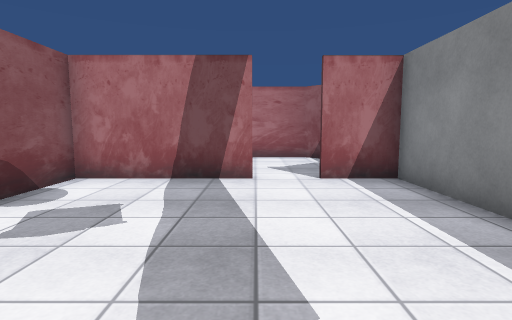
[1] (above)

24 first-person views from a walk through a Unity game level. The camera is 1.2 m above the floor, tilts 6° down and sees 80° across. Doors are open. The floor is counted in squares, 1 m on a side. Each view is taken from the middle of a square. On the plan, view 1 faces up. The plan holds only what a view shows up to about 13 squares ahead; the rest is blank. The player is left out. Some animated figures are not drawn. Some surface patterns are stand-ins.

[2]
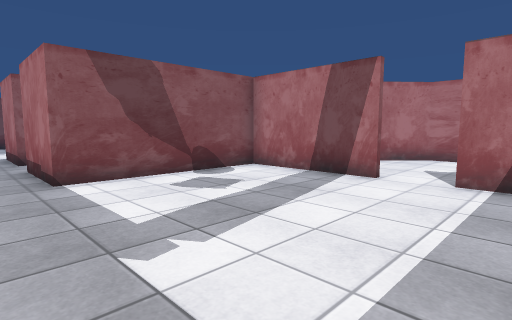

[3]
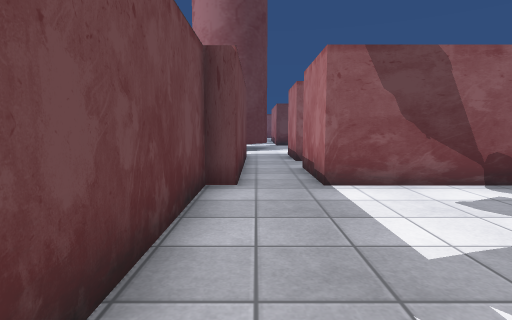

[4]
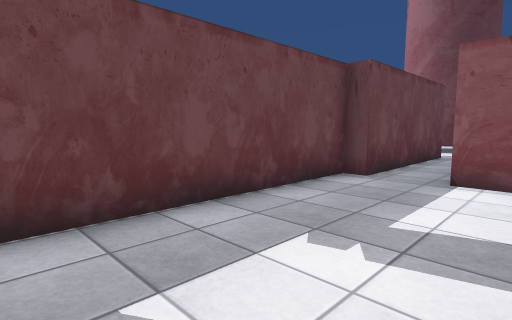

[5]
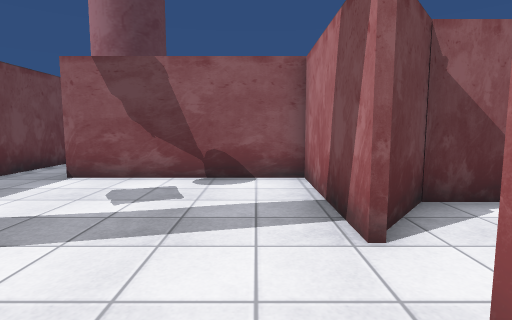

[6]
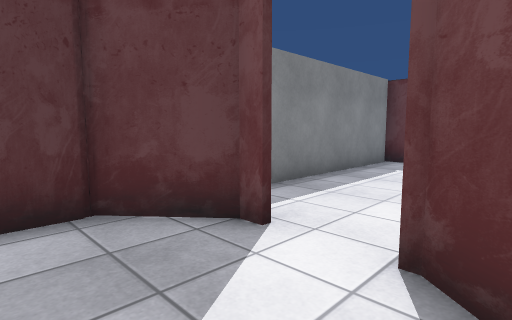

[7]
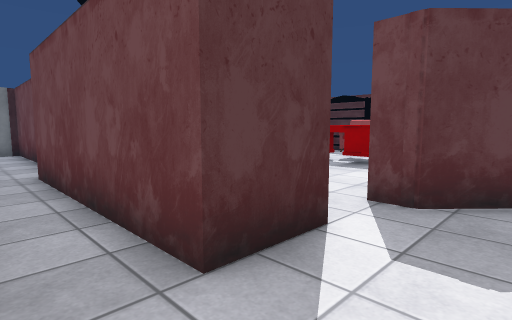

[8]
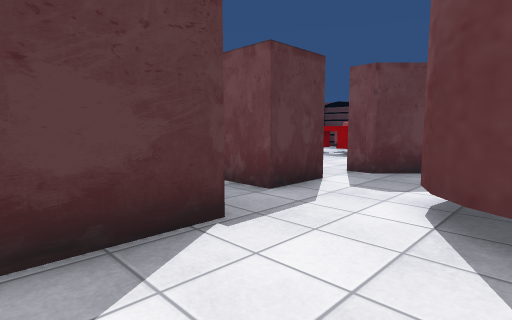

[9]
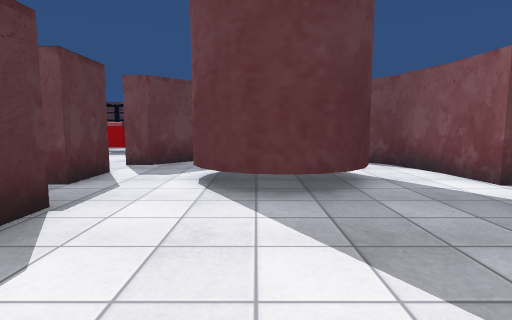

[10]
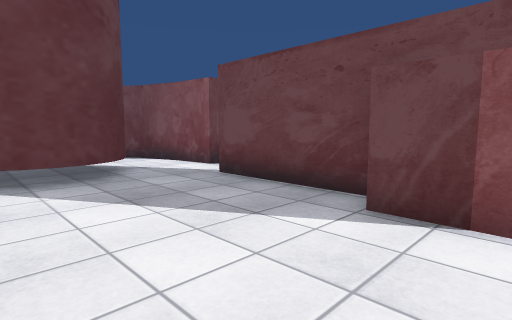

[11]
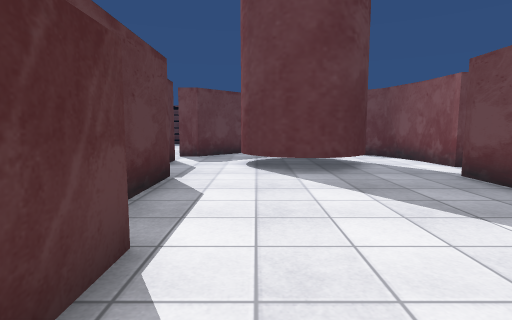

[12]
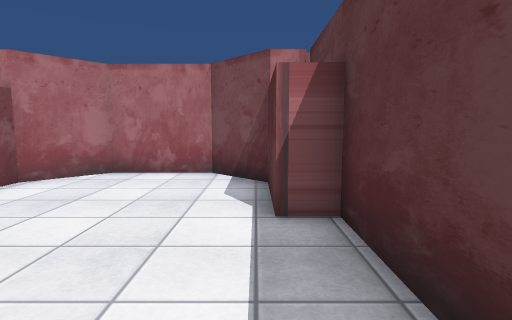

[13]
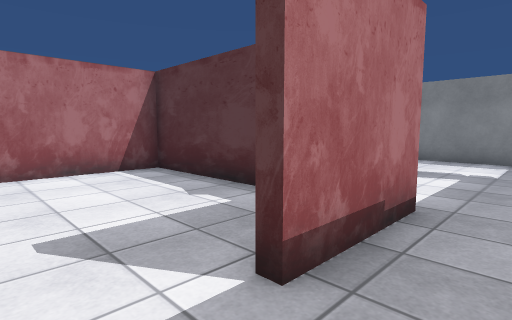

[14]
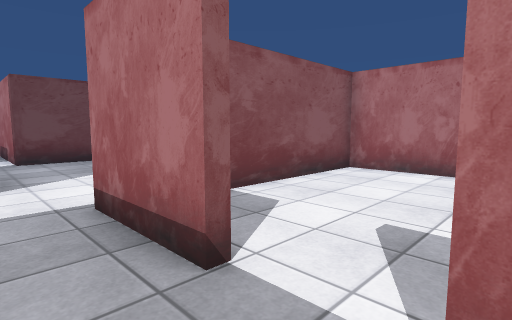

[15]
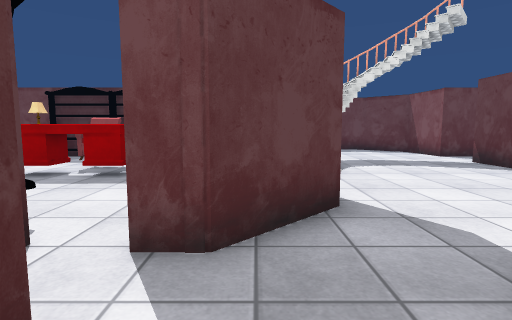

[16]
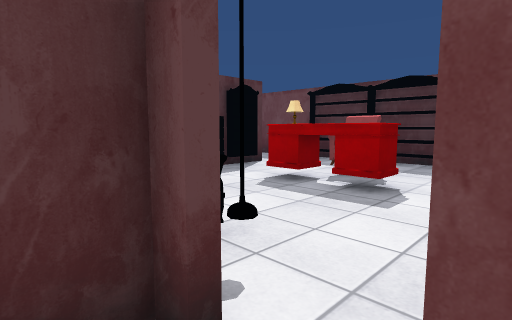

[17]
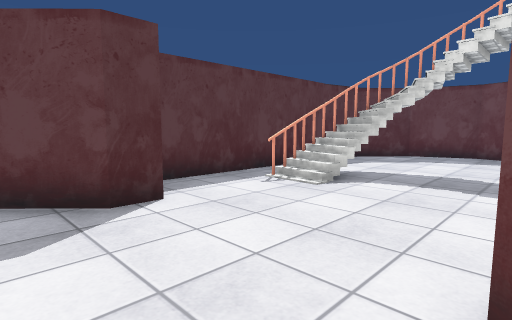

[18]
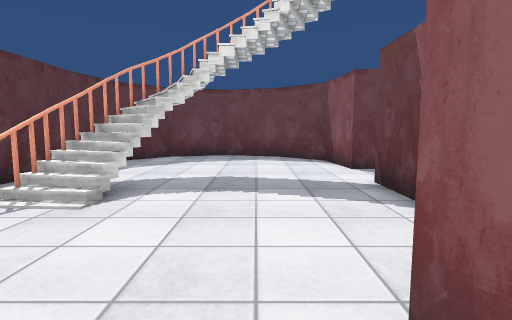

[19]
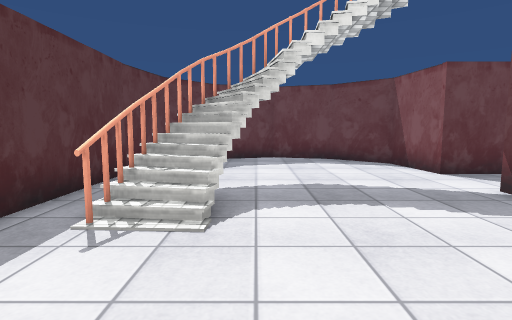

[20]
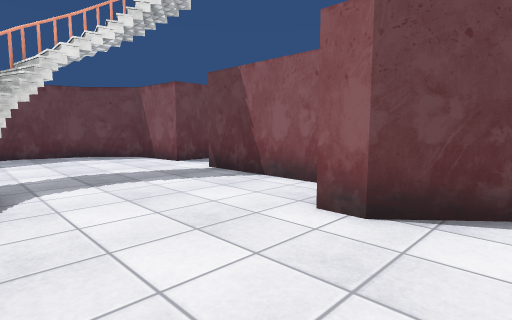

[21]
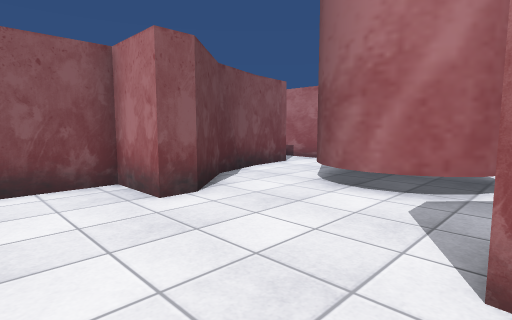

[22]
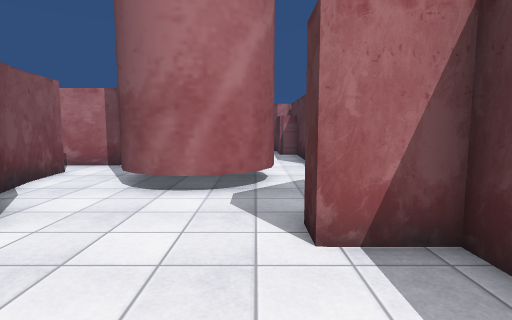

[23]
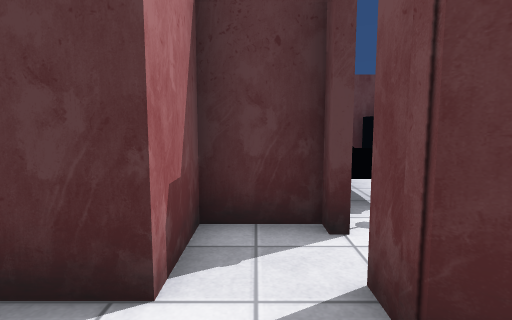

[24]
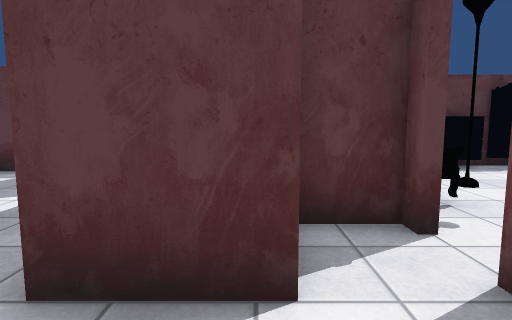

### Floor plan
Ten units are one square. View 1 is at (0, 0); x grows to the right and y downward. Boxes are objects, and circles mark ways between rooms. Rooms are numbered by the first view taken in them; rooms with no view inside come last. Other rooms are left out.
<svg viewBox="-206 -130 245 320">
<path fill="none" stroke="#000" d="M0 -72 -43 -72 -43 -14 -74 -14M-43 11 34 11 34 -72 15 -72M-75 4 -43 4M26 -120 20 -125 -4 -125 -17 -111M15 -74 20 -74 34 -86 34 -97M-19 -100 -19 -87 -3 -74M-175 8 -172 2 -168 -2 -162 -5 -156 -6 -149 -5 -144 -2 -139 2 -136 8 -135 15M-192 -58 -192 -14M-136 20 -139 26M-201 4 -199 21 -194 40 -184 51M-90 -14 -119 -14 -119 -60 -127 -60 -127 -87 -142 -101 -169 -101 -182 -86 -182 -60M-168 31 -172 26 -175 20M-110 23 -110 4 -75 4M-139 26 -143 31M-98 38 -93 38 -93 23 -110 23M-133 56 -116 38 -108 38M-132 107 -129 95M-133 121 -129 95M-198 139 -196 163 -179 178 -157 185 -134 178 -120 161 -116 140M-116 141 -116 65 -133 65 -133 56M-184 51 -178 58 -178 65 -196 65 -196 118M-143 31 -149 34 -156 35 -162 34 -168 31M-134 117 -129 107M-141 131 -133 121 -133 111M-135 124 -133 117M-136 128 -135 121 -132 117M-129 111 -131 97M-46 -44 -46 -86 -116 -86 -116 -38"/>
<circle cx="5" cy="-70" r="3" fill="#2a7"/>
<circle cx="-80" cy="0" r="3" fill="#2a7"/>
<circle cx="-125" cy="15" r="3" fill="#2a7"/>
<circle cx="-180" cy="40" r="3" fill="#2a7"/>
<circle cx="-85" cy="-15" r="3" fill="#2a7"/>
<circle cx="-130" cy="40" r="3" fill="#2a7"/>
<text x="-10" y="-30">1</text>
<text x="10" y="-100">2</text>
<text x="-150" y="-30">3</text>
<text x="-120" y="30">4</text>
<text x="-160" y="110">5</text>
<text x="-80" y="-60">6</text>
</svg>
Room 1 opens to room 2. Room 1 opens to room 3. Room 3 opens to room 4. Room 3 opens to room 5. Room 3 opens to room 6. Room 4 opens to room 5.

Where each view was taken, in squares from view 1:
view 1: 0 up, 0 right, facing up
view 2: 0 up, 3 right, facing up-left
view 3: 0 up, 2 right, facing left
view 4: 3 up, 3 right, facing down-left
view 5: 6 up, 3 right, facing left
view 6: 10 up, 1 left, facing down-right
view 7: 1 up, 13 left, facing down-right
view 8: 4 up, 15 left, facing down-right
view 9: 6 up, 15 left, facing down
view 10: 8 up, 14 left, facing down-left
view 11: 9 up, 14 left, facing down
view 12: 2 up, 13 left, facing up
view 13: 0 up, 9 left, facing up-right
view 14: 0 up, 7 left, facing up-left
view 15: 1 down, 12 left, facing down
view 16: 3 down, 11 left, facing down-right
view 17: 4 down, 18 left, facing down-right
view 18: 5 down, 17 left, facing down
view 19: 6 down, 15 left, facing down
view 20: 4 down, 14 left, facing down-left
view 21: 9 down, 13 left, facing up-left
view 22: 10 down, 14 left, facing up
view 23: 3 down, 13 left, facing right
view 24: 2 down, 13 left, facing right
